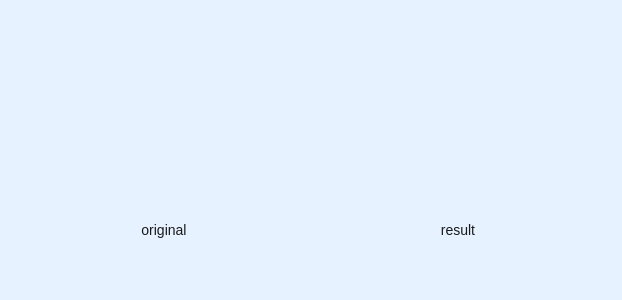
<?xml version="1.0" encoding="UTF-8"?>
<ui version="4.0">
 <class>ImageResultDisplayer</class>
 <widget class="QWidget" name="ImageResultDisplayer">
  <property name="geometry">
   <rect>
    <x>0</x>
    <y>0</y>
    <width>622</width>
    <height>300</height>
   </rect>
  </property>
  <property name="windowTitle">
   <string>Form</string>
  </property>
  <property name="styleSheet">
   <string notr="true">/* === 通用设置 === */
QWidget {
    background-color: #e6f2ff;
    font-family: &quot;Segoe UI&quot;, &quot;Microsoft YaHei&quot;;
    font-size: 14px;
    color: #1a1a1a;
}

/* === 标签样式 === */
QLabel {
    padding: 4px;
    qproperty-alignment: AlignCenter;
    color: #1a1a1a;
    background-color: transparent;
}

/* 用于图像展示的 QLabel */
ImageLabel{
    border: 2px solid #99ccff;
    border-radius: 8px;
    background-color: white;
    padding: 6px;
}

/* === 滑动条（Slider）样式 === */
QSlider::groove:horizontal {
    border: 1px solid #99ccff;
    height: 6px;
    background: #ffffff;
    margin: 2px 0;
    border-radius: 3px;
}

QSlider::handle:horizontal {
    background: #66b3ff;
    border: 1px solid #3399ff;
    width: 14px;
    height: 14px;
    margin: -4px 0;
    border-radius: 7px;
}

QSlider::handle:horizontal:hover {
    background: #3399ff;
}

/* === 滚动条（可选）=== */
QScrollBar:vertical, QScrollBar:horizontal {
    background: #e6f2ff;
    border: none;
    width: 10px;
    margin: 0px;
}

QScrollBar::handle:vertical, QScrollBar::handle:horizontal {
    background: #99ccff;
    min-height: 20px;
    border-radius: 5px;
}

QScrollBar::handle:hover {
    background: #66b3ff;
}
</string>
  </property>
  <layout class="QGridLayout" name="gridLayout_2">
   <item row="0" column="0">
    <widget class="QWidget" name="widget" native="true">
     <layout class="QGridLayout" name="gridLayout">
      <item row="0" column="0">
       <widget class="ImageLabel" name="raw_image_label">
        <property name="text">
         <string/>
        </property>
       </widget>
      </item>
      <item row="2" column="3">
       <widget class="QLabel" name="label_result">
        <property name="maximumSize">
         <size>
          <width>16777215</width>
          <height>100</height>
         </size>
        </property>
        <property name="text">
         <string>result</string>
        </property>
        <property name="alignment">
         <set>Qt::AlignmentFlag::AlignCenter</set>
        </property>
       </widget>
      </item>
      <item row="0" column="3">
       <widget class="ImageLabel" name="result_label_displayer">
        <property name="text">
         <string/>
        </property>
       </widget>
      </item>
      <item row="2" column="0">
       <widget class="QLabel" name="labelraw">
        <property name="maximumSize">
         <size>
          <width>16777215</width>
          <height>100</height>
         </size>
        </property>
        <property name="text">
         <string>original</string>
        </property>
        <property name="alignment">
         <set>Qt::AlignmentFlag::AlignCenter</set>
        </property>
       </widget>
      </item>
     </layout>
    </widget>
   </item>
  </layout>
 </widget>
 <customwidgets>
  <customwidget>
   <class>ImageLabel</class>
   <extends>QLabel</extends>
   <header>ImageLabel.h</header>
  </customwidget>
 </customwidgets>
 <resources/>
 <connections/>
</ui>
